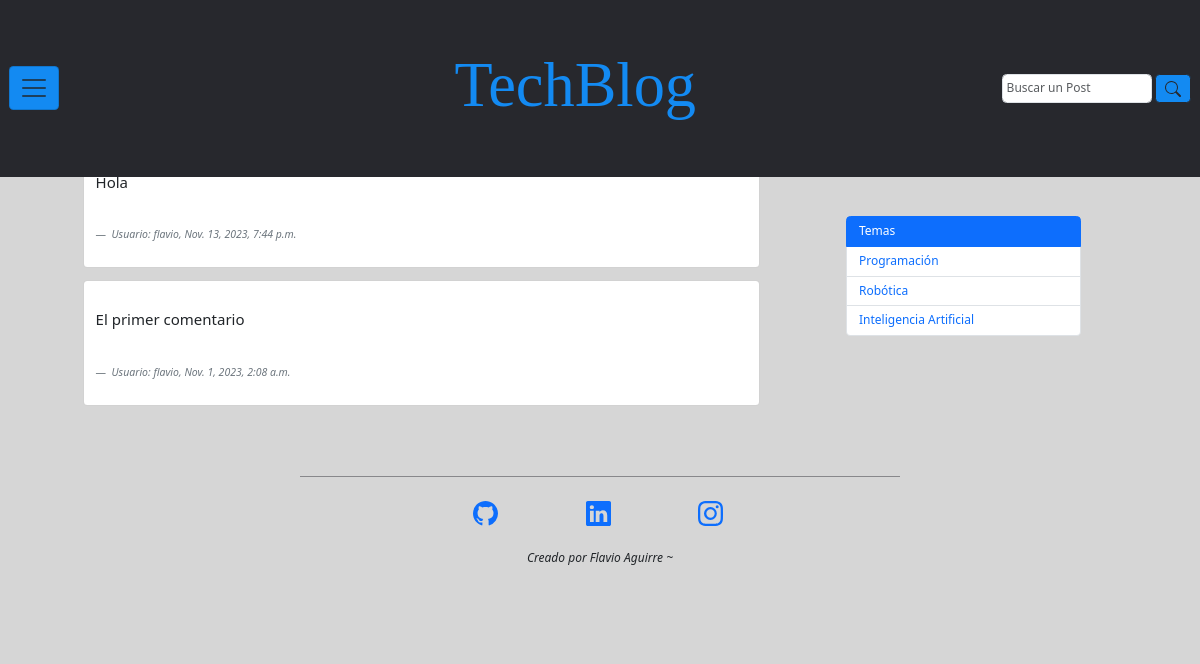
Page /foro/discusion/ on the committed database.
### foro/models.py (models this page shows, shortened)
class Foro(models.Model):
    comentario = models.CharField(max_length=200)
    usuario = models.ForeignKey(User, on_delete=models.CASCADE)
    fecha_comentario = models.DateTimeField(auto_now_add=True)

### foro/views.py (the view)
# urls.py: path('discusion/', views.foro, name='foro_discusion'),
def foro(request):
    todos_los_comentarios = Foro.objects.all().order_by('-fecha_comentario')
    return render(request, 'foro/foro_discusion.html', {'foro': todos_los_comentarios})

### foro/templates/foro/foro_discusion.html (shortened to what this page needs)
{% extends 'base.html' %}
{% block main %}
  <main class="contanier contenedor-main d-f">
    <section class="row contenedor-section p-20 col-md-9">
      {% for comentario in foro %}
        <article class="conteiner-article">
          <div class="card mb-3" style="max-width: 90%;">
            <div class="col-md-8">
              <div class="card-body">
                <figure class="figure_container mt-4">
                  <blockquote class="blockquote">
                    <p class="">{{ comentario.comentario }}</p>
                  </blockquote>
                  <figcaption class="blockquote-footer mt-5">
                    <cite title="Source Title">Usuario: {{ comentario.usuario }}, {{ comentario.fecha_comentario }}</cite>
                  </figcaption>
                </figure>
              </div>
            </div>
          </div>
        </article>
      {% endfor %}
    </section>
    <aside class="container container-aside">
        <ul class="row list-group">
            <li class="list-group-item active col-md-10" aria-current="true">Temas</li>
            <li class="list-group-item col-md-10"><a href="#" name="Programación">Programación</a></li>
            <li class="list-group-item col-md-10"><a href="#" name="Robótica">Robótica</a></li>
            <li class="list-group-item col-md-10"><a href="#" name="Matemáticas">Inteligencia Artificial</a></li>
        </ul>
    </aside>
  </main>
{% endblock main %}

### inicio_blog/static/css/styles.css (style rules this page uses)
:root { --primary: #138af2; --secondary: #27282D; --alternative: #27282d72; --bg-color-grey: #cccc; --spacing-xxlarge: 12.5em; --spacing-xlarge: 10em; --spacing-large: 7em; --spacing-medium: 2.4em; --spacing-small: 2em; --spacing-xsmall: 1.2em; --spacing-xxsmall: .3em; --font-principal: Roboto; --font-title: 'Playfair Display', serif; --text-xlarge: 5.2rem; --text-large: 3.2rem; --text-medium: 2.5rem; --text-base: 2rem; --text-small: 1.7rem; --text-xsmall: 1.3rem; }
*::after, *::before, * { margin: 0; padding: 0; box-sizing: border-box; vertical-align: baseline; }
html { scroll-behavior: smooth; font-size: 75%; }
body { min-height: 100vh; background: #cccc; font-size: 100%; line-height: 1.4em; }
a { text-decoration: none; font-style: inherit; }
.contenedor-main { margin-top: var(--spacing-large); padding: 4% 6%; display: flex; }
.contenedor-section { padding: 1%; }
.list-group { margin-top: 7rem; }
.container-aside { margin-top: 0; display: flex; flex-direction: column; gap: var(--spacing-xxsmall); }

### rows in the picture
Foro: comentario "Hola", usuario "flavio", fecha_comentario "Nov. 13, 2023, 7:44 p.m."
Foro: comentario "El primer comentario", usuario "flavio", fecha_comentario "Nov. 1, 2023, 2:08 a.m."
